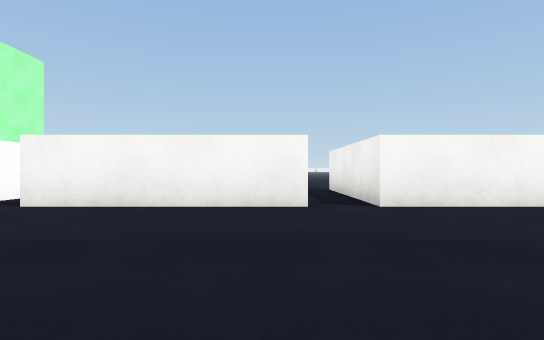
view 1 (above)

23 first-person views from a walk through a Unity game level. The camera is 0.51 m above the floor, looks level and sees 80° across. The floor is counted in squares, 1 m on a side. Each view is taken from the middle of a square. On the plan, view 1 faces up. The plan holds only what a view shows up to about 9 squares ahead; the rest is blank. The place goes on beyond the plan. Surface patterns are stand-ins for the level's own textures.

view 2
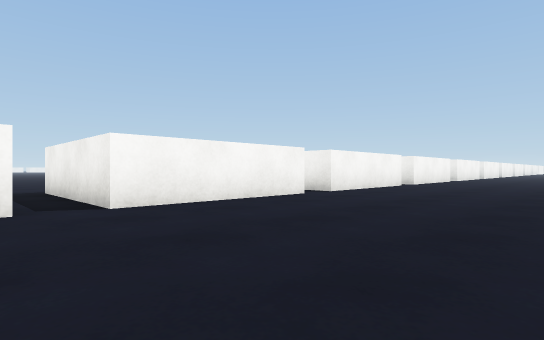

view 3
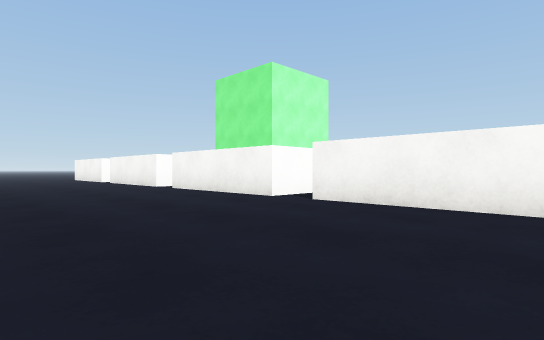

view 4
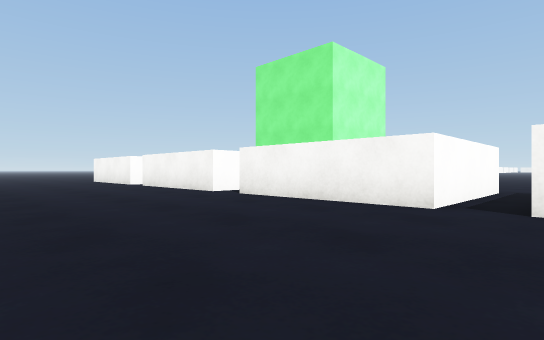

view 5
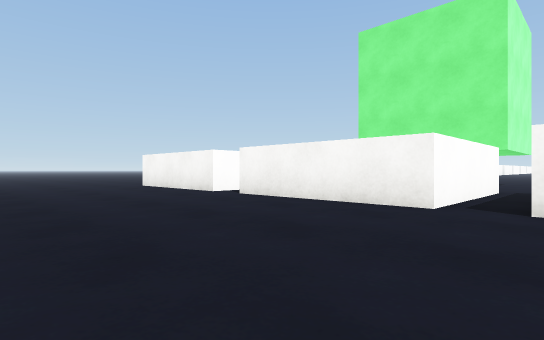

view 6
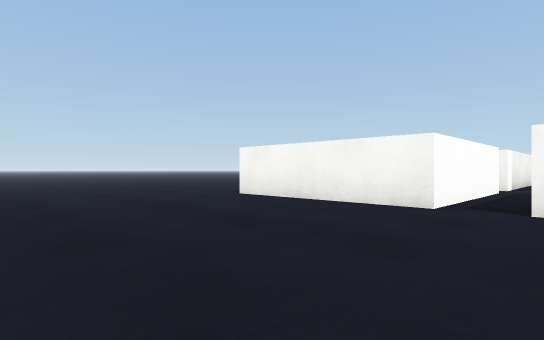

view 7
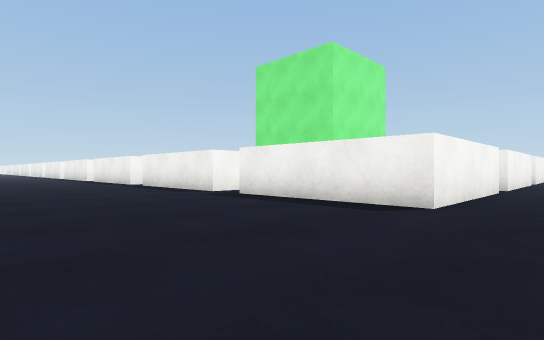

view 8
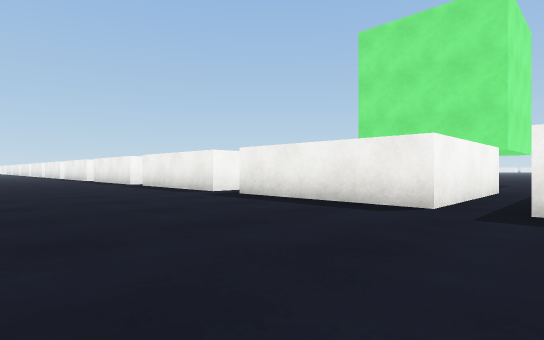

view 9
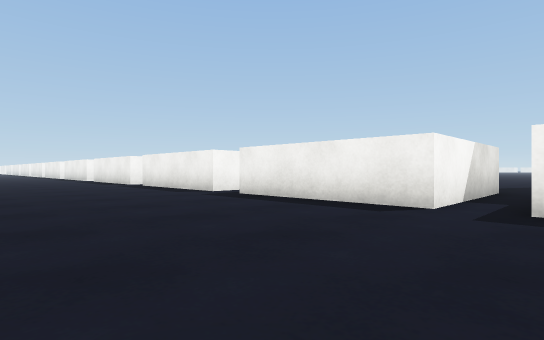

view 10
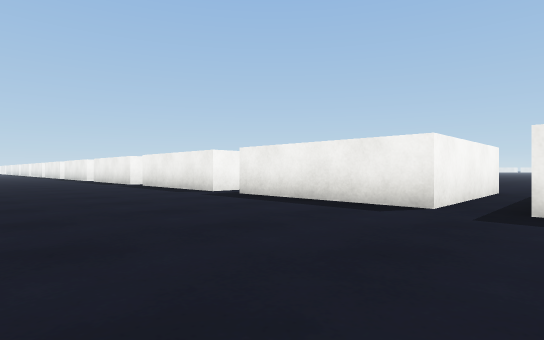

view 11
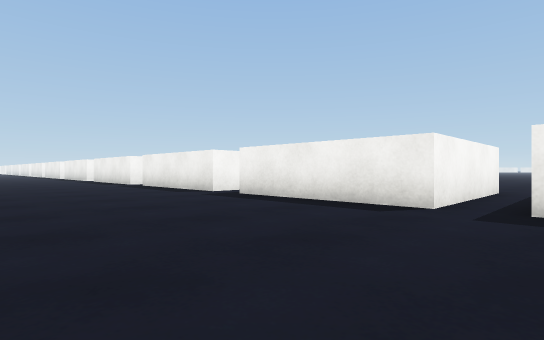

view 12
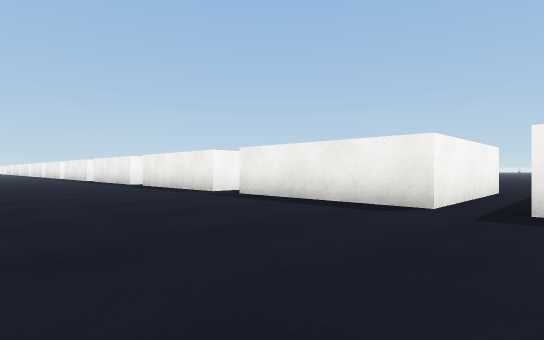

view 13
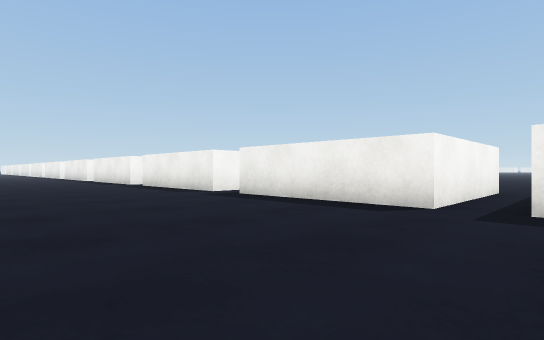

view 14
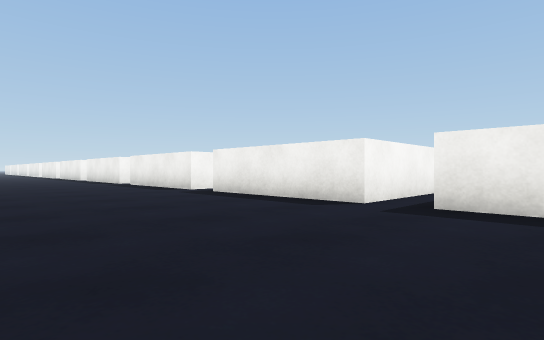

view 15
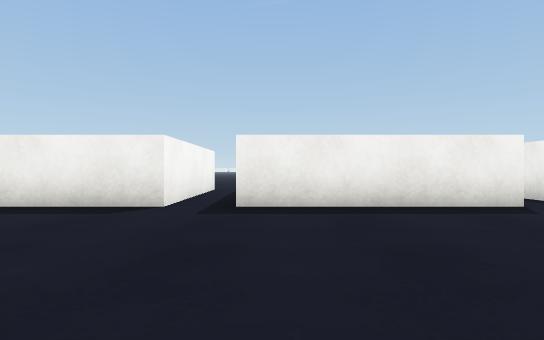

view 16
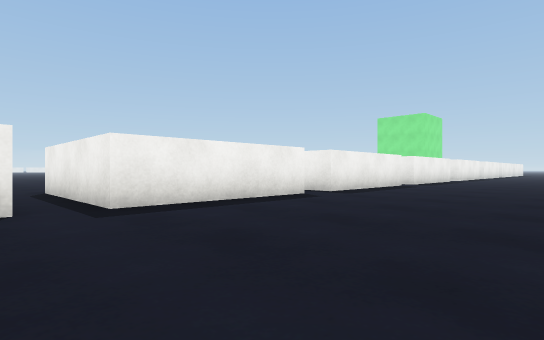

view 17
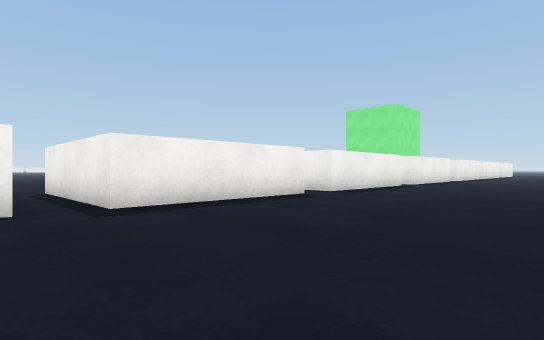

view 18
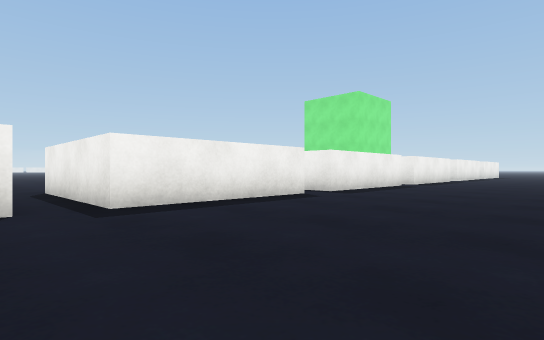

view 19
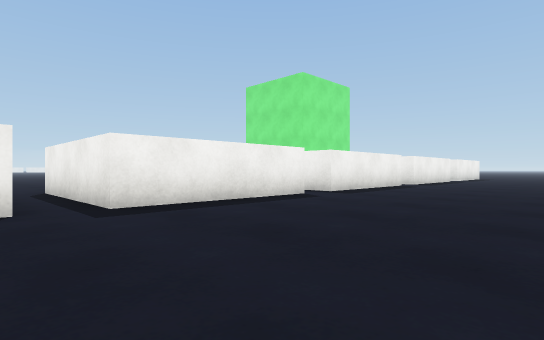

view 20
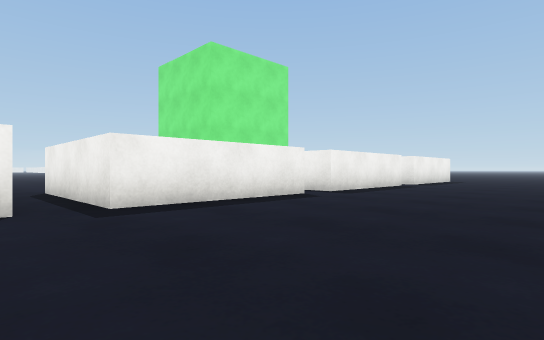

view 21
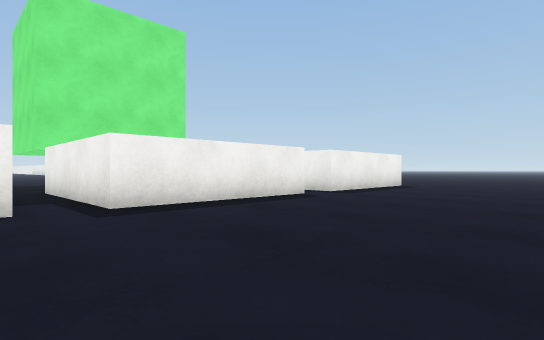

view 22
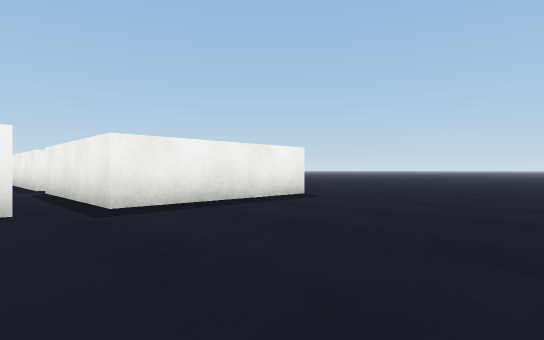

view 23
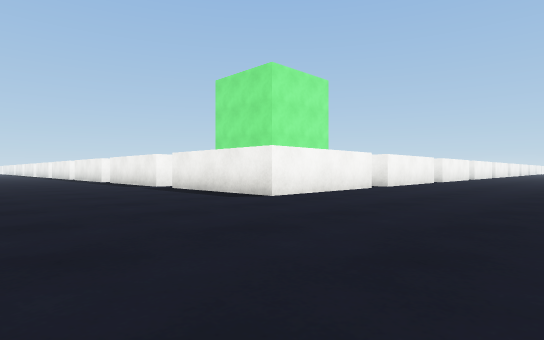

### Floor plan
Points are (right, up) in squares from view 1. A wall is a line through its corners. A room is listed if a view was taken in it or the views show most of it. See-through windows are left out.
Room 1 (views 1, 2, 3, 4, 5, 6, 7, 8, 9, 10, 11, 12, 13, 14, 15, 16, 17, 18, 19, 20, 21, 22, 23)
walls: (-14.5, 14.5) (-18.5, 14.5) (-18.5, 18.5) (-14.5, 18.5); (-14.5, 9.5) (-18.5, 9.5) (-18.5, 13.5) (-14.5, 13.5); (-14.5, 8.5) (-14.5, 4.5) (-18.5, 4.5) (-18.5, 8.5) (-14.5, 8.5); (-14.5, 19.5) (-18.5, 19.5) (-18.5, 23.5) (-14.5, 23.5); (-9.5, 8.5) (-9.5, 4.5) (-13.5, 4.5); (-14.5, 24.5) (-18.5, 24.5) (-18.5, 28.5) (-14.5, 28.5); (-4.5, 8.5) (-4.5, 4.5) (-8.5, 4.5); (-14.5, 29.5) (-18.5, 29.5) (-18.5, 33.5) (-14.5, 33.5); (0.5, 4.5) (-3.5, 4.5); (-14.5, 34.5) (-18.5, 34.5) (-18.5, 38.5) (-14.5, 38.5); (5.5, 4.5) (1.5, 4.5) (1.5, 8.5); (8.2, 4.5) (6.5, 4.5) (6.5, 5.4); (-14.5, 39.5) (-18.5, 39.5) (-18.5, 43.5)
ways out: opening at (-15, 14); opening at (-15, 19); opening at (-15, 24); opening at (-15, 29); opening at (-15, 34); opening at (-15, 39); opening at (-14.5, 8.5); opening at (-9, 8); opening at (-4, 8); opening at (1, 8)

Positions as (right, up) in squares from view 1, and headings:
1: (0, 0), facing up
2: (0, 0), facing up-right
3: (0, 0), facing up-left
4: (-3, 0), facing up-left
5: (-8, 0), facing up-left
6: (-13, 0), facing up-left
7: (-23, 3), facing up-right
8: (-23, 8), facing up-right
9: (-23, 13), facing up-right
10: (-23, 18), facing up-right
11: (-23, 23), facing up-right
12: (-23, 28), facing up-right
13: (-23, 33), facing up-right
14: (-23, 37), facing up-right
15: (-23, 38), facing right
16: (-23, 40), facing down-right
17: (-23, 35), facing down-right
18: (-23, 30), facing down-right
19: (-23, 25), facing down-right
20: (-23, 20), facing down-right
21: (-23, 15), facing down-right
22: (-23, 10), facing down-right
23: (-23, 0), facing up-right
